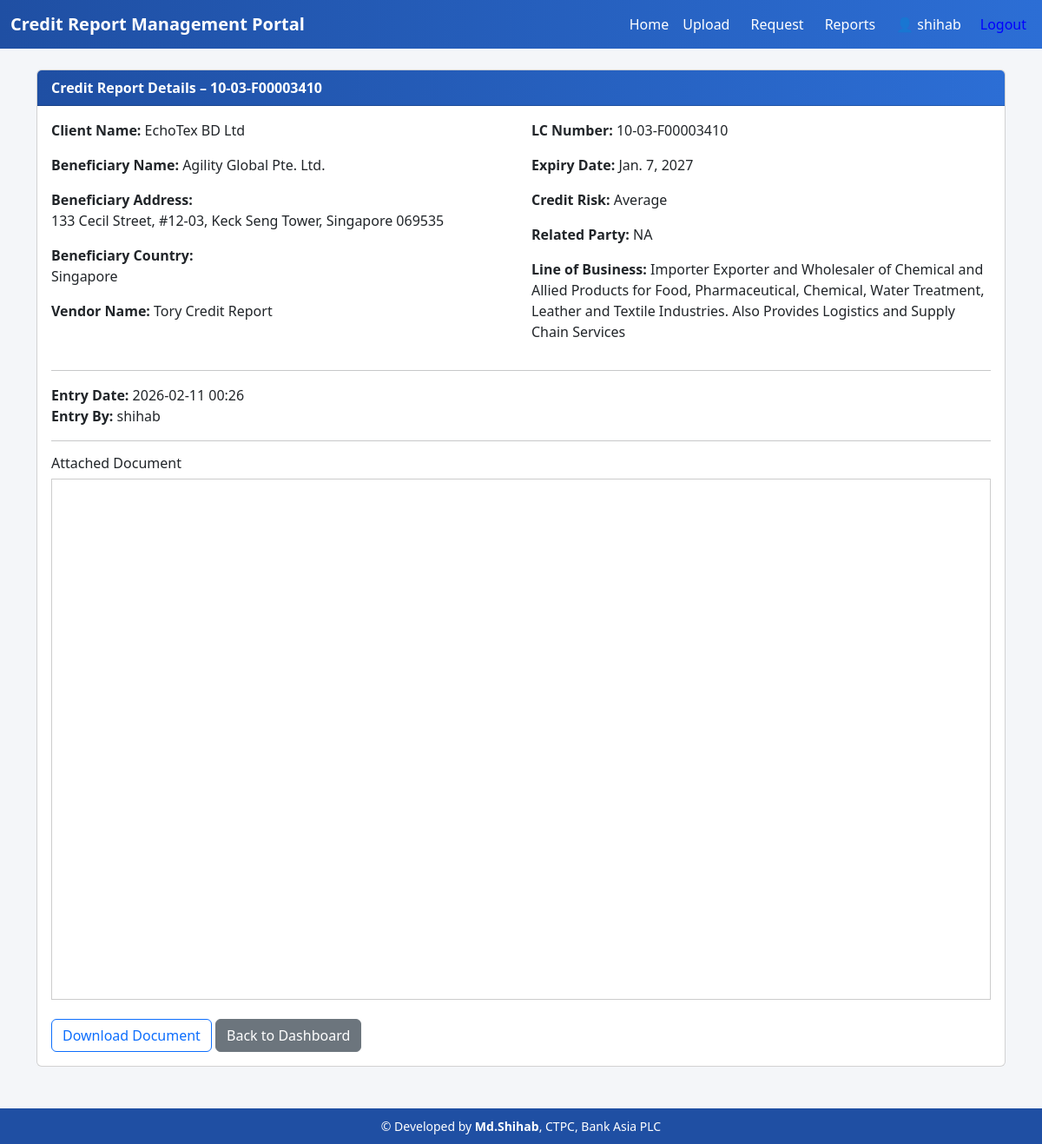
/credit_report/view/1/ (signed in), run on the app's committed database.
### reports/models.py (models this page shows, shortened)
class CreditReport(models.Model):
    lc_number = models.CharField(max_length=100)
    client_name = models.CharField(max_length=255)
    beneficiary_name = models.CharField(max_length=255)
    beneficiary_address = models.TextField()
    beneficiary_country = models.CharField(max_length=255)
    expiry_date = models.DateField()
    credit_risk = models.CharField(max_length=100)
    related_party = models.CharField(max_length=100)
    line_of_business = models.CharField(max_length=100)
    vendor_name = models.ForeignKey(Vendor, on_delete=models.CASCADE)
    entry_date = models.DateTimeField(auto_now_add=True)  # current date/time
    entry_by = models.ForeignKey(User, on_delete=models.SET_NULL, null=True)
    document = models.FileField(upload_to='reports/')

class Vendor(models.Model):
    name = models.CharField(max_length=255)
    def __str__(self):
        return self.name

### reports/views.py (the view)
# urls.py: path('view/<int:pk>/', views.view_report, name='view_report'),
@login_required
def view_report(request, pk):
    report = get_object_or_404(CreditReport, pk=pk)
    return render(request, 'reports/view.html', {'report': report})

### reports/templates/reports/view.html
{% extends 'reports/base.html' %}
{% block content %}
<div class="card mb-4">
    <div class="card-header">
        Credit Report Details – {{ report.lc_number }}
    </div>
    <div class="card-body">
        <div class="row mb-3">
            <div class="col-md-6">
                <p><strong>Client Name:</strong> {{ report.client_name }}</p>
                <p><strong>Beneficiary Name:</strong> {{ report.beneficiary_name }}</p>
                <p><strong>Beneficiary Address:</strong><br>{{ report.beneficiary_address }}</p>
                <p><strong>Beneficiary Country:</strong><br>{{ report.beneficiary_country }}</p>
                <p><strong>Vendor Name:</strong> {{ report.vendor_name }}</p>
            </div>
            <div class="col-md-6">
                <p><strong>LC Number:</strong> {{ report.lc_number }}</p>
                <p><strong>Expiry Date:</strong> {{ report.expiry_date }}</p>
                <p><strong>Credit Risk:</strong> {{ report.credit_risk }}</p>
                <p><strong>Related Party:</strong> {{ report.related_party }}</p>
                <p><strong>Line of Business:</strong> {{ report.line_of_business }}</p>
            </div>
        </div>
        <hr>
        <p>
            <strong>Entry Date:</strong> {{ report.entry_date|date:"Y-m-d H:i" }}<br>
            <strong>Entry By:</strong> {{ report.entry_by.username }}
        </p>
        <hr>
        <h6>Attached Document</h6>
        {% if report.document.url|lower|slice:"-4:" == ".pdf" %}
            <iframe
                src="{{ report.document.url }}"
                width="100%"
                height="600"
                style="border:1px solid #ccc;"
                type="application/pdf"
            >
                Your browser does not support PDFs.
                <a href="{{ report.document.url }}" target="_blank">Download / Open PDF</a>
            </iframe>
        {% else %}
            <img src="{{ report.document.url }}" class="img-fluid" alt="Attached Document">
        {% endif %}
        <div class="mt-3">
            <a href="{{ report.document.url }}" target="_blank" class="btn btn-outline-primary">
                Download Document
            </a>
            <a href="{% url 'dashboard' %}" class="btn btn-secondary">
                Back to Dashboard
            </a>
        </div>
    </div>
</div>
{% endblock %}

### reports/templates/reports/base.html (shortened to what this page needs)
<!DOCTYPE html>
<html lang="en">
<head>
    <link
      href="https://cdn.jsdelivr.net/npm/bootstrap@5.3.2/dist/css/bootstrap.min.css"
      rel="stylesheet"
    >
</head>
<body>
<nav class="navbar navbar-expand-lg mb-4">
    <div class="container-fluid">
        <span class="navbar-brand">
            <a href="{% url 'dashboard' %}" class="nav-link me-3">
                Credit Report Management Portal
            </a>
        </span>
        <div class="d-flex align-items-center ms-auto">
            <a href="{% url 'dashboard' %}" class="nav-link me-3">
                Home
            </a>
            <a href="{% url 'upload_report' %}" class="nav-link me-4">
                Upload
            </a>
            <a href="{% url 'request_report' %}" class="nav-link me-4">
                Request
            </a>
            <a href="{% url 'download_report' %}" class="nav-link me-4">
                Reports
            </a>
            {% if user.is_authenticated %}
                <span class="user-info me-3">
                    👤 {{ user.get_full_name|default:user.username }}
                </span>
                <form method="post" action="{% url 'logout' %}" style="display:inline;">
                    <button type="submit" style="background:none;border:none;color:blue;cursor:pointer;">
                        Logout
                    </button>
                </form>
            {% else %}
                <a href="{% url 'login' %}" class="nav-link">
                    Login
                </a>
            {% endif %}
        </div>
    </div>
</nav>
<div class="container mb-4">
    {% block content %}{% endblock %}
</div>
<footer>
    © {{ now|date:"Y" }} Developed by <strong>Md.Shihab</strong>, CTPC, Bank Asia PLC
</footer>
</body>
</html>

### reports/templates/reports/base.html (style rules this page uses)
body { background-color: #f4f6f9; min-height: 100vh; display: flex; flex-direction: column; }
.navbar { background: linear-gradient(to right, #1f4fa3, #2c6ed5); }
.navbar-brand { color: #fff !important; font-weight: bold; }
.nav-link { color: #fff !important; white-space: nowrap; margin-right: 30px; }
.user-info { color: #fff; font-weight: 500; white-space: nowrap; }
.card-header { background: linear-gradient(to right, #1f4fa3, #2c6ed5); color: white; font-weight: bold; }
footer { margin-top: auto; background-color: #1f4fa3; color: #ffffff; text-align: center; padding: 10px 0; font-size: 14px; }

### data on the page
CreditReport: lc_number "10-03-F00003410", client_name "EchoTex BD Ltd", beneficiary_name "Agility Global Pte. Ltd.", beneficiary_address "133 Cecil Street, #12-03, Keck Seng Tower, Singapore 069535", beneficiary_country "Singapore", vendor_name "Tory Credit Report", expiry_date "Jan. 7, 2027", credit_risk "Average", related_party "NA", line_of_business "Importer Exporter and Wholesaler of Chemical and Allied Products for Food, Pharmaceutical, Chemical, Water Treatment, Leather and Textile Industries. Also Provides Logistics and Supply Chain Services", entry_date "2026-02-11 00:26", entry_by.username "shihab"

### other printed values
{{ user.get_full_name|default:user.username }} "shihab"
